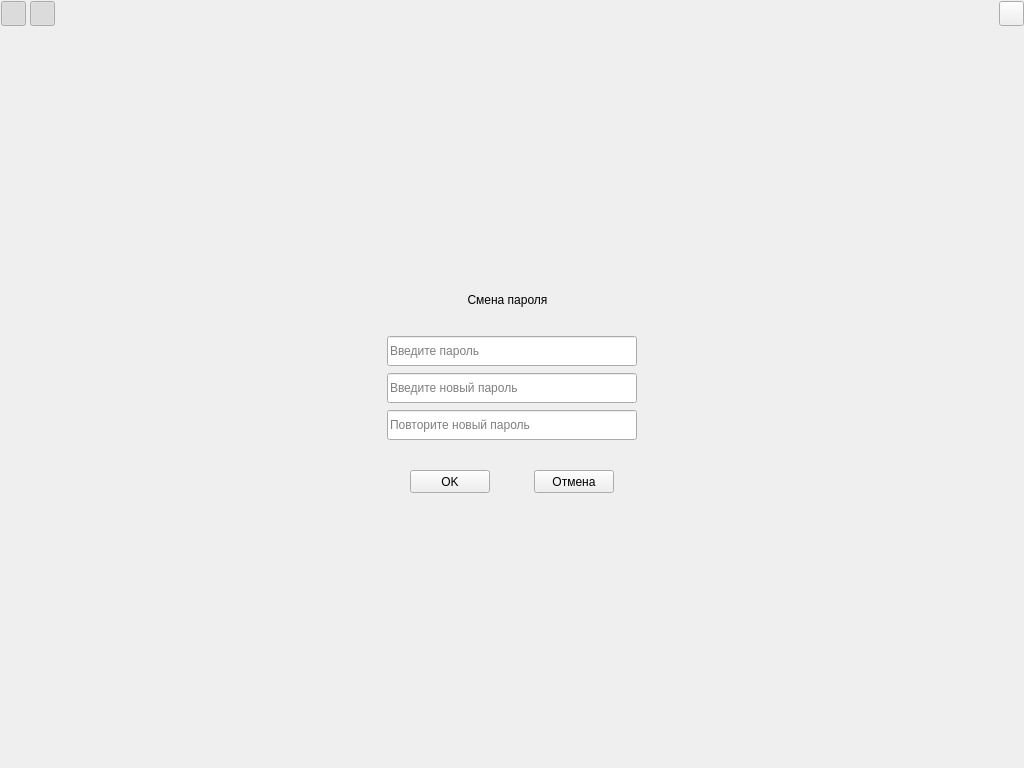
<?xml version="1.0" encoding="UTF-8"?>
<ui version="4.0">
 <class>MainWindow</class>
 <widget class="QMainWindow" name="MainWindow">
  <property name="enabled">
   <bool>true</bool>
  </property>
  <property name="geometry">
   <rect>
    <x>0</x>
    <y>0</y>
    <width>1024</width>
    <height>768</height>
   </rect>
  </property>
  <property name="windowTitle">
   <string notr="true">TaskManager</string>
  </property>
  <widget class="QWidget" name="centralwidget">
   <property name="focusPolicy">
    <enum>Qt::ClickFocus</enum>
   </property>
   <property name="class" stdset="0">
    <string>mainPlane</string>
   </property>
   <widget class="QWidget" name="plane" native="true">
    <property name="geometry">
     <rect>
      <x>200</x>
      <y>200</y>
      <width>624</width>
      <height>368</height>
     </rect>
    </property>
    <property name="class" stdset="0">
     <string>plane</string>
    </property>
    <widget class="QLabel" name="headerText">
     <property name="geometry">
      <rect>
       <x>80</x>
       <y>80</y>
       <width>455</width>
       <height>40</height>
      </rect>
     </property>
     <property name="layoutDirection">
      <enum>Qt::LeftToRight</enum>
     </property>
     <property name="text">
      <string>Смена пароля</string>
     </property>
     <property name="alignment">
      <set>Qt::AlignCenter</set>
     </property>
     <property name="class" stdset="0">
      <string>smallheaderText</string>
     </property>
    </widget>
    <widget class="QLineEdit" name="newpassInput">
     <property name="geometry">
      <rect>
       <x>187</x>
       <y>173</y>
       <width>250</width>
       <height>30</height>
      </rect>
     </property>
     <property name="cursor">
      <cursorShape>IBeamCursor</cursorShape>
     </property>
     <property name="contextMenuPolicy">
      <enum>Qt::ActionsContextMenu</enum>
     </property>
     <property name="acceptDrops">
      <bool>false</bool>
     </property>
     <property name="text">
      <string/>
     </property>
     <property name="echoMode">
      <enum>QLineEdit::Password</enum>
     </property>
     <property name="alignment">
      <set>Qt::AlignLeading|Qt::AlignLeft|Qt::AlignVCenter</set>
     </property>
     <property name="placeholderText">
      <string>Введите новый пароль</string>
     </property>
     <property name="cursorMoveStyle">
      <enum>Qt::LogicalMoveStyle</enum>
     </property>
     <property name="clearButtonEnabled">
      <bool>true</bool>
     </property>
     <property name="class" stdset="0">
      <string>textInput</string>
     </property>
    </widget>
    <widget class="QLineEdit" name="newpassInput_valid">
     <property name="geometry">
      <rect>
       <x>187</x>
       <y>210</y>
       <width>250</width>
       <height>30</height>
      </rect>
     </property>
     <property name="cursor">
      <cursorShape>IBeamCursor</cursorShape>
     </property>
     <property name="contextMenuPolicy">
      <enum>Qt::ActionsContextMenu</enum>
     </property>
     <property name="acceptDrops">
      <bool>false</bool>
     </property>
     <property name="text">
      <string/>
     </property>
     <property name="echoMode">
      <enum>QLineEdit::Password</enum>
     </property>
     <property name="alignment">
      <set>Qt::AlignLeading|Qt::AlignLeft|Qt::AlignVCenter</set>
     </property>
     <property name="placeholderText">
      <string>Повторите новый пароль</string>
     </property>
     <property name="cursorMoveStyle">
      <enum>Qt::LogicalMoveStyle</enum>
     </property>
     <property name="clearButtonEnabled">
      <bool>true</bool>
     </property>
     <property name="class" stdset="0">
      <string>textInput</string>
     </property>
    </widget>
    <widget class="QPushButton" name="okButton">
     <property name="geometry">
      <rect>
       <x>210</x>
       <y>270</y>
       <width>80</width>
       <height>23</height>
      </rect>
     </property>
     <property name="text">
      <string>OK</string>
     </property>
     <property name="class" stdset="0">
      <string>whiteButton</string>
     </property>
    </widget>
    <widget class="QPushButton" name="cancelButton">
     <property name="geometry">
      <rect>
       <x>334</x>
       <y>270</y>
       <width>80</width>
       <height>23</height>
      </rect>
     </property>
     <property name="text">
      <string>Отмена</string>
     </property>
     <property name="class" stdset="0">
      <string>redButton</string>
     </property>
    </widget>
    <widget class="QLineEdit" name="oldpassInput">
     <property name="geometry">
      <rect>
       <x>187</x>
       <y>136</y>
       <width>250</width>
       <height>30</height>
      </rect>
     </property>
     <property name="cursor">
      <cursorShape>IBeamCursor</cursorShape>
     </property>
     <property name="contextMenuPolicy">
      <enum>Qt::ActionsContextMenu</enum>
     </property>
     <property name="acceptDrops">
      <bool>false</bool>
     </property>
     <property name="text">
      <string/>
     </property>
     <property name="echoMode">
      <enum>QLineEdit::Password</enum>
     </property>
     <property name="alignment">
      <set>Qt::AlignLeading|Qt::AlignLeft|Qt::AlignVCenter</set>
     </property>
     <property name="placeholderText">
      <string>Введите пароль</string>
     </property>
     <property name="cursorMoveStyle">
      <enum>Qt::LogicalMoveStyle</enum>
     </property>
     <property name="clearButtonEnabled">
      <bool>true</bool>
     </property>
     <property name="class" stdset="0">
      <string>textInput</string>
     </property>
    </widget>
   </widget>
   <widget class="QPushButton" name="exitButton">
    <property name="geometry">
     <rect>
      <x>999</x>
      <y>1</y>
      <width>25</width>
      <height>25</height>
     </rect>
    </property>
    <property name="cursor">
     <cursorShape>PointingHandCursor</cursorShape>
    </property>
    <property name="focusPolicy">
     <enum>Qt::ClickFocus</enum>
    </property>
    <property name="text">
     <string/>
    </property>
    <property name="icon">
     <iconset>
      <normaloff>../icons/exit_icon.png</normaloff>
      <activeoff>../icons/exit_icon_hover.png</activeoff>../icons/exit_icon.png</iconset>
    </property>
    <property name="iconSize">
     <size>
      <width>25</width>
      <height>25</height>
     </size>
    </property>
    <property name="checkable">
     <bool>false</bool>
    </property>
    <property name="class" stdset="0">
     <string>iconButton</string>
    </property>
   </widget>
   <widget class="QPushButton" name="pinButton">
    <property name="enabled">
     <bool>true</bool>
    </property>
    <property name="geometry">
     <rect>
      <x>1</x>
      <y>1</y>
      <width>25</width>
      <height>25</height>
     </rect>
    </property>
    <property name="cursor">
     <cursorShape>PointingHandCursor</cursorShape>
    </property>
    <property name="focusPolicy">
     <enum>Qt::ClickFocus</enum>
    </property>
    <property name="contextMenuPolicy">
     <enum>Qt::NoContextMenu</enum>
    </property>
    <property name="text">
     <string/>
    </property>
    <property name="icon">
     <iconset>
      <normaloff>../icons/pin_icon.png</normaloff>
      <activeoff>../icons/pin_icon_active.png</activeoff>../icons/pin_icon.png</iconset>
    </property>
    <property name="iconSize">
     <size>
      <width>25</width>
      <height>25</height>
     </size>
    </property>
    <property name="checkable">
     <bool>true</bool>
    </property>
    <property name="checked">
     <bool>true</bool>
    </property>
    <property name="class" stdset="0">
     <string>iconButton</string>
    </property>
   </widget>
   <widget class="QPushButton" name="themeButton">
    <property name="enabled">
     <bool>true</bool>
    </property>
    <property name="geometry">
     <rect>
      <x>30</x>
      <y>1</y>
      <width>25</width>
      <height>25</height>
     </rect>
    </property>
    <property name="cursor">
     <cursorShape>PointingHandCursor</cursorShape>
    </property>
    <property name="focusPolicy">
     <enum>Qt::ClickFocus</enum>
    </property>
    <property name="contextMenuPolicy">
     <enum>Qt::NoContextMenu</enum>
    </property>
    <property name="text">
     <string/>
    </property>
    <property name="icon">
     <iconset>
      <normaloff>../icons/darktheme.png</normaloff>../icons/darktheme.png</iconset>
    </property>
    <property name="iconSize">
     <size>
      <width>25</width>
      <height>25</height>
     </size>
    </property>
    <property name="checkable">
     <bool>true</bool>
    </property>
    <property name="checked">
     <bool>true</bool>
    </property>
    <property name="class" stdset="0">
     <string>iconButton</string>
    </property>
   </widget>
  </widget>
 </widget>
 <resources>
  <include location="../resources.qrc"/>
 </resources>
 <connections/>
</ui>
